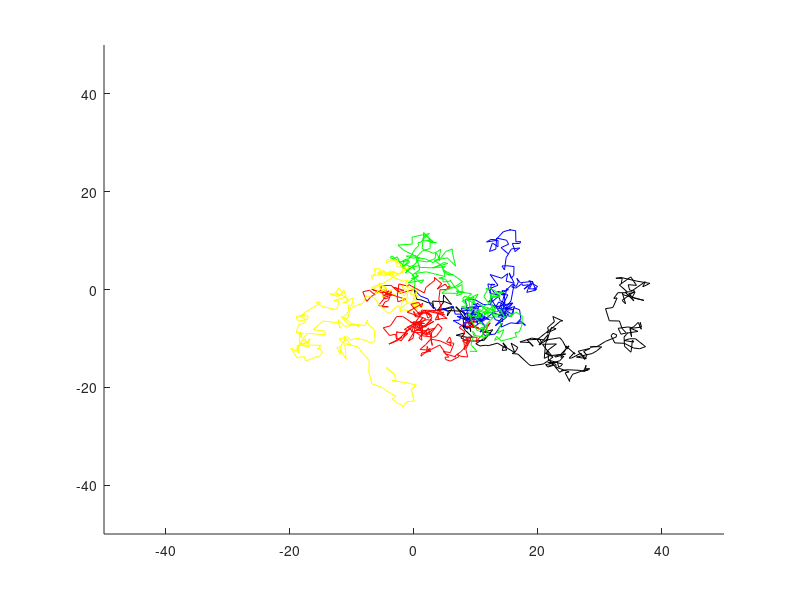

Source code (MATLAB):
clear all
size = 50;
particles = 5;
color = ['b', 'r', 'g', 'y', 'k', 'c', 'm', [0.5 0.5 0.5]];

figure
clf
hold on
axis([-size size -size size]);

% En partikels position defineras som en rad med x,y.
positions = zeros(particles,2);
for n = 1:250
    positions2 = positions + randn(particles,2);
    for i = 1:particles
        plot([positions(i,1) positions2(i,1)],[positions(i,2) positions2(i,2)],color(i));
    end 
    positions = positions2;
    pause(0.01)
end
hold off
